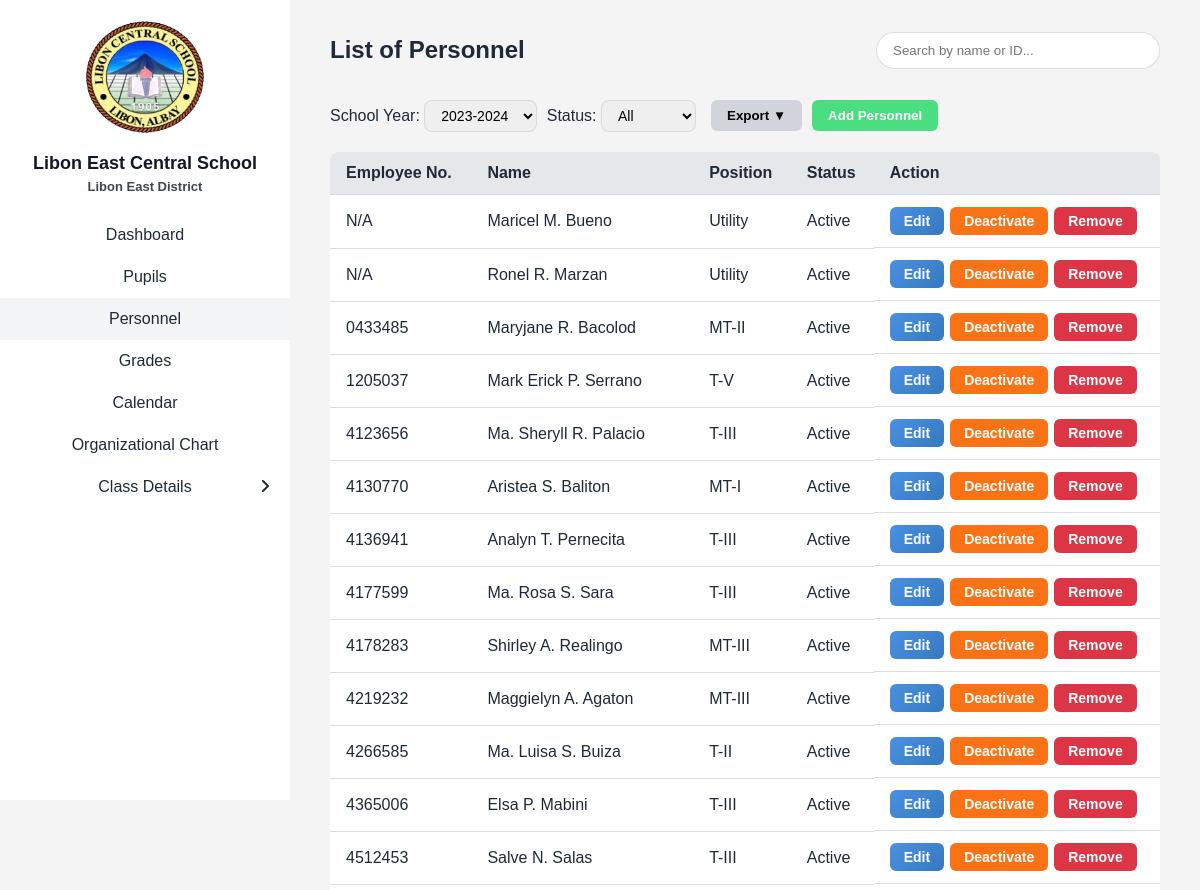
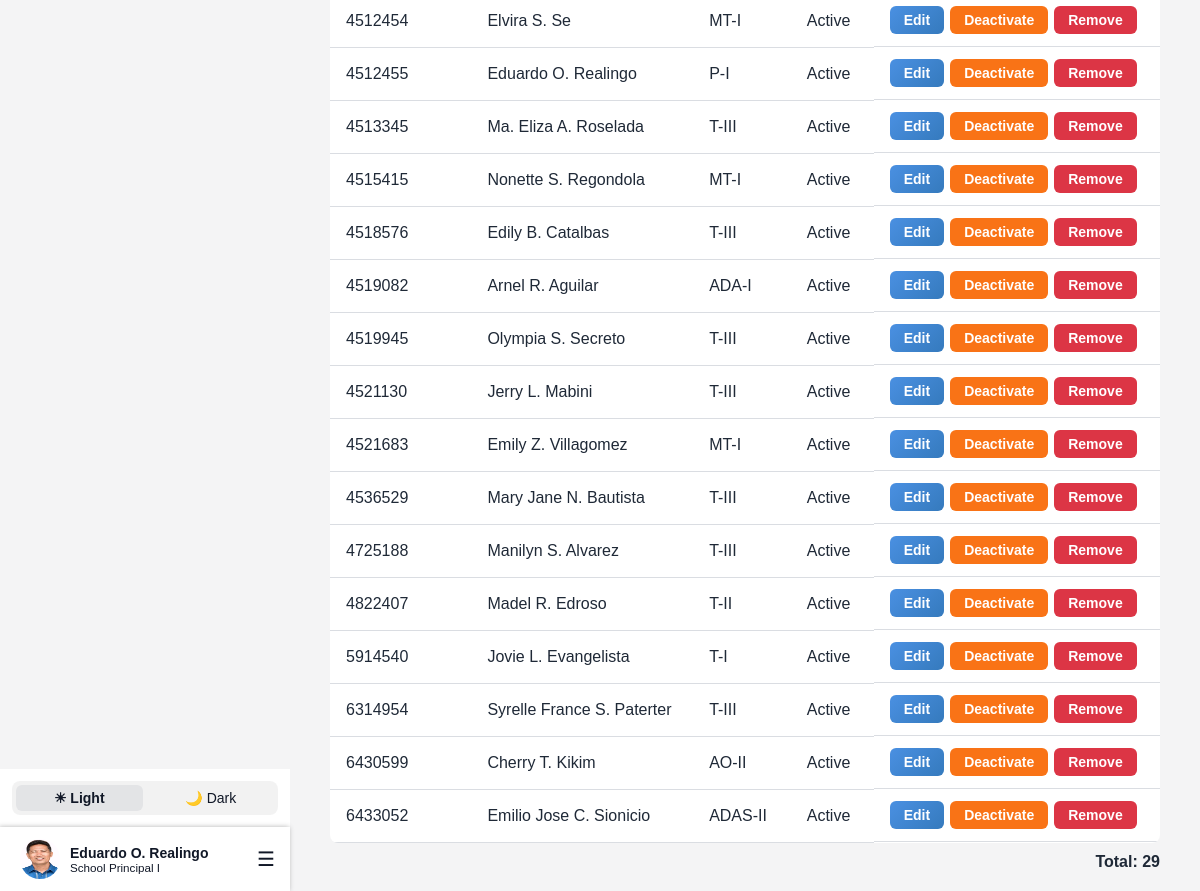
The page /Landing/Login/Page/adminTeachers.php?sy=13 (signed in) on the database its author committed (2 pictures, top to bottom).
### tables this page shows
CREATE TABLE `teachers` (
  `teacher_id` int(11) NOT NULL,
  `first_name` varchar(100) DEFAULT NULL,
  `middle_name` varchar(100) DEFAULT NULL,
  `last_name` varchar(100) DEFAULT NULL,
  `employee_no` varchar(20) DEFAULT NULL,
  `email` varchar(100) DEFAULT NULL,
  `password` varchar(255) DEFAULT NULL,
  `gender` enum('Male','Female','Other') DEFAULT NULL,
  `birthdate` date DEFAULT NULL,
  `age` int(11) DEFAULT NULL,
  `contact_no` varchar(20) DEFAULT NULL,
  `house_no_street` varchar(255) DEFAULT NULL,
  `barangay` varchar(255) DEFAULT NULL,
  `municipality` varchar(255) DEFAULT NULL,
  `province` varchar(255) DEFAULT NULL,
  `position` varchar(255) NOT NULL,
  `image` varchar(255) NOT NULL DEFAULT 'teacher.png',
  `user_type` char(1) NOT NULL DEFAULT 't' COMMENT 'a - admin\r\nt- teacher\r\nn- non-teaching',
  `user_status` char(1) NOT NULL DEFAULT 'a' COMMENT 'a - active\r\ni - inactive',
  `created_at` datetime DEFAULT current_timestamp(),
  `updated_at` datetime DEFAULT current_timestamp() ON UPDATE current_timestamp(),
  `created_by` int(11) DEFAULT NULL,
  `updated_by` int(11) DEFAULT NULL
);

### Landing/Login/Page/adminTeachers.php (the view, shortened to what this page needs)
<?php
include 'lecs_db.php';
function format_position_short($position) {
    if (preg_match('/(Master Teachers|Master Teacher|Teachers|Teacher|Principal|Administrative Officer|Administrative Assistant|Administrative Aide) (\d+)/i', $position, $matches)) {
        $prefix = $matches[1];
        $number = $matches[2];
        if (strcasecmp($prefix, 'Administrative Assistant') === 0) {
            return 'ADAS-' . numToRoman($number);
        } elseif (strcasecmp($prefix, 'Administrative Aide') === 0) {
            return 'ADA-' . numToRoman($number);
        }
        $words = explode(' ', $prefix);
        $initials = '';
        foreach ($words as $word) {
            $initials .= strtoupper(substr($word, 0, 1));
        }
        return $initials . '-' . numToRoman($number);
    }
    return $position;
}
function numToRoman($num) {
    $map = ['1' => 'I', '2' => 'II', '3' => 'III', '4' => 'IV', '5' => 'V', '6' => 'VI'];
    return isset($map[$num]) ? $map[$num] : $num;
}
$search = isset($_GET['search']) ? trim($_GET['search']) : '';
$sy_id = isset($_GET['sy']) ? intval($_GET['sy']) : 0;
$status_filter = isset($_GET['status']) ? $_GET['status'] : 'all';
$sy_start = $sy_end = null;
if ($sy_id > 0) {
    $stmt_sy = $conn->prepare("SELECT start_date, end_date FROM school_years WHERE sy_id = ?");
    $stmt_sy->bind_param("i", $sy_id);
    $stmt_sy->execute();
    $sy_res = $stmt_sy->get_result();
    if ($sy_row = $sy_res->fetch_assoc()) {
        $sy_start = $sy_row['start_date'];
        $sy_end = $sy_row['end_date'];
    }
}
$where = "WHERE 1";
$params = [];
$types = "";
if ($sy_id > 0) {
    $where .= " AND EXISTS (SELECT 1 FROM teacher_positions tp WHERE tp.teacher_id = t.teacher_id AND tp.start_date <= ? AND (tp.end_date >= ? OR tp.end_date IS NULL))";
    $params[] = $sy_end;
    $params[] = $sy_start;
    $types .= "ss";
}
$sql = "SELECT t.teacher_id, t.first_name, t.middle_name, t.last_name, t.employee_no, t.position, t.user_status
        FROM teachers t
        $where
        ORDER BY CAST(t.employee_no AS UNSIGNED) ASC";
if (!empty($types)) {
    $stmt = $conn->prepare($sql);
    $stmt->bind_param($types, ...$params);
    $stmt->execute();
    $result = $stmt->get_result();
} else {
    $result = $conn->query($sql);
}
?>
<!DOCTYPE html>
<html lang="en">
<head>
  <link href="css/sidebar.css" rel="stylesheet">
  <link href="css/adminTeachers.css" rel="stylesheet">
</head>
<body>
  <div class="container">
    <?php include 'sidebar.php'; ?>
    <div class="main-content">
      <div class="header">
        <h1>List of Personnel</h1>
        <form method="GET" style="margin:0;">
          <input type="text" name="search" placeholder="Search by name or ID..." value="<?php echo htmlspecialchars($search); ?>">
        </form>
      </div>
      <div class="header-buttons">
        <form method="GET" class="filters" style="display:inline-block;">
         <label>School Year:
          <select name="sy" onchange="this.form.submit()">
            <?php
            $sy_result = $conn->query("SELECT sy_id, school_year FROM school_years ORDER BY school_year DESC");
            while($sy_row = $sy_result->fetch_assoc()){
                $selected = ($sy_id == $sy_row['sy_id']) ? 'selected' : '';
                echo "<option value='{$sy_row['sy_id']}' $selected>{$sy_row['school_year']}</option>";
            }
            ?>
          </select>
          </label>
          <label>Status:
          <select name="status" onchange="this.form.submit()">
            <option value="all" <?php if($status_filter=='all') echo 'selected'; ?>>All</option>
          </select>
        </label>
        </form>
        <div class="export-dropdown">
          <button type="button" class="export-btn" onclick="toggleDropdown()">Export ▼</button>
        </div>
        <a href="add_teacher.php"><button type="button" class="add-btn">Add Personnel</button></a>
      </div>
      <table>
        <thead>
          <tr>
            <th>Employee No.</th>
            <th>Name</th>
            <th>Position</th>
            <th>Status</th>
            <th>Action</th>
          </tr>
        </thead>
        <tbody>
          <?php
          if ($result && $result->num_rows > 0) {
              while ($row = $result->fetch_assoc()) {
                  $status = ($row['user_status'] == 'a') ? "Active" : "Inactive";
                  $middle_initial = !empty($row['middle_name']) ? substr($row['middle_name'], 0, 1) . '.' : '';
                  $full_name = trim($row['first_name'] . ' ' . $middle_initial . ' ' . $row['last_name']);
                  ?>
                  <tr>
                    <td><?php echo htmlspecialchars($row['employee_no']); ?></td>
                    <td><?php echo htmlspecialchars($full_name); ?></td>
                    <td><?php echo htmlspecialchars(format_position_short($row['position'])); ?></td>
                    <td><?php echo htmlspecialchars($status); ?></td>
                    <td class="action-cell">
                      <a href="edit_teacher.php?id=<?php echo $row['teacher_id']; ?>" class="btn edit-btn">Edit</a>
                      <form method="POST" style="display:inline;">
                        <button type="submit" name="action" value="status_toggle"
                                class="btn status-btn <?php echo ($status == 'Active') ? 'deactivate' : 'activate'; ?>">
                            <?php echo ($status == "Active") ? "Deactivate" : "Activate"; ?>
                        </button>
                      </form>
                      <button type="button" class="btn delete-btn"
                              onclick="openDeleteModal(<?php echo $row['teacher_id']; ?>, '<?php echo addslashes($full_name); ?>')">
                          Remove
                      </button>
                    </td>
                  </tr>
                  <?php
              }
          } else {
              echo "<tr><td colspan='5' style='text-align:center;'>No personnel found</td></tr>";
          }
          ?>
        </tbody>
      </table>
      <div class="total-count">
        Total: <?php echo $result ? $result->num_rows : 0; ?>
      </div>
    </div>
  </div>
</body>
</html>

### Landing/Login/Page/sidebar.php (shortened to what this page needs)
<?php
include 'lecs_db.php';
$current_page = basename($_SERVER['PHP_SELF']);
$classInfoPages = ['adminGradeLevel.php', 'adminSections.php', 'adminSubjects.php', 'adminSchoolYear.php', 'adminSectionName.php', 'adminOrganizationalChart'];
$isClassInfoActive = in_array($current_page, $classInfoPages);
if (!function_exists('arabic_to_roman')) {
    function arabic_to_roman($num) {
        $roman_numerals = [
            1000 => 'M', 900 => 'CM', 500 => 'D', 400 => 'CD',
            100 => 'C', 90 => 'XC', 50 => 'L', 40 => 'XL',
            10 => 'X', 9 => 'IX', 5 => 'V', 4 => 'IV', 1 => 'I'
        ];
        $roman = '';
        foreach ($roman_numerals as $value => $symbol) {
            while ($num >= $value) {
                $roman .= $symbol;
                $num -= $value;
            }
        }
        return $roman;
    }
}
if (!function_exists('format_position')) {
    function format_position($pos) {
        $is_principal = stripos($pos, 'principal') !== false;
        if (preg_match('/(.*) (\d+)$/', $pos, $matches)) {
            $base = $matches[1];
            $num = intval($matches[2]);
            $roman = arabic_to_roman($num);
            $new_pos = $base . ' ' . $roman;
        } else {
            $new_pos = $pos;
        }
        if ($is_principal) {
            $new_pos = 'School ' . $new_pos;
        }
        return $new_pos;
    }
}
$admin_id = isset($_SESSION['teacher_id']) ? intval($_SESSION['teacher_id']) : 0;
$adminData = [
    'first_name' => 'Admin',
    'middle_name' => '',
    'last_name' => 'User',
    'position' => 'Administrator',
    'image' => 'teacher.png'
];
if ($admin_id > 0 && $_SESSION['user_type'] === 'a') {
    $stmt = $conn->prepare("SELECT first_name, middle_name, last_name, position, image FROM teachers WHERE teacher_id = ?");
    $stmt->bind_param("i", $admin_id);
    $stmt->execute();
    $res = $stmt->get_result();
    if ($res && $res->num_rows > 0) {
        $adminData = $res->fetch_assoc();
    }
}
$middle_initial = !empty($adminData['middle_name']) ? substr($adminData['middle_name'], 0, 1) . '.' : '';
$full_name = trim($adminData['first_name'] . ' ' . $middle_initial . ' ' . $adminData['last_name']);
?>
<link rel="stylesheet" href="css/all.min.css">
<link rel="stylesheet" href="css/sidebar.css">
<div class="sidebar">
    <div class="sidebar-top">
        <img class="logo" src="images/lecs-logo no bg.png" alt="School Logo">
        <h2>Libon East Central School</h2>
        <small class="east">Libon East District</small>
        <div class="nav-links">
            <a href="adminDashboard.php" class="<?= ($current_page == 'adminDashboard.php') ? 'active' : '' ?>">Dashboard</a>
            <a href="adminPupils.php" class="<?= ($current_page == 'adminPupils.php' || $current_page == 'add_pupil.php' || $current_page == 'adminPupilsProfile.php') ? 'active' : '' ?>">Pupils</a>
            <a href="adminTeachers.php" class="<?= ($current_page == 'adminTeachers.php' || $current_page == 'add_teacher.php' || $current_page == 'edit_teacher.php') ? 'active' : '' ?>">Personnel</a>
            <a href="adminGrades.php" class="<?= ($current_page == 'adminGrades.php' || $current_page == 'adminViewGrades.php') ? 'active' : '' ?>">Grades</a>
            <a href="adminEventCalendar.php" class="<?= ($current_page == 'adminEventCalendar.php') ? 'active' : '' ?>">Calendar</a>
            <a href="adminOrganizationalChart.php" class="<?= ($current_page == 'adminOrganizationalChart.php') ? 'active' : '' ?>">Organizational Chart</a>
            <a href="#" id="classInfoLink" class="class-info <?= $isClassInfoActive ? 'active' : '' ?>">
                <span>Class Details</span>
                <i id="classInfoIcon" class="fa-solid <?= $isClassInfoActive ? 'fa-angle-down' : 'fa-angle-right' ?>"></i>
            </a>
        </div>
    </div>
    <div class="sidebar-bottom">
        <div class="toggle-mode">
            <button class="toggle-btn light-mode" onclick="setMode('light')">☀ Light</button>
            <button class="toggle-btn dark-mode" onclick="setMode('dark')">🌙 Dark</button>
        </div>
        <div class="profile-menu">
            <div class="profile">
                <img src="Uploads/teachers/<?= htmlspecialchars($adminData['image']) ?>" alt="Profile Picture">
                <div class="profile-info">
                    <strong><?= htmlspecialchars($full_name) ?></strong>
                    <small><?= htmlspecialchars(format_position($adminData['position'])) ?></small>
                </div>
            </div>
            <div class="burger" role="button" aria-label="Open menu" tabindex="0">&#9776;</div>
        </div>
    </div>
</div>

### Landing/Login/Page/css/sidebar.css (style rules this page uses)
:root { --sidebar-light: #FFFFFF; --sidebar-dark: #334155; --active-light: #F3F4F6; --hover-light: #f3f4f69c; --hover-dark: #1E293B; --light-hover-dark: #1e293ba2; --border: #E5E7EB; }
:root.light { --background-color: #f4f4f5; --text-color: #1f2937; }
.sidebar { width: 290px; height: 100vh; position: fixed; top: 0; left: 0; display: flex; flex-direction: column; transition: background 0.3s; }
:root.light .sidebar { background: var(--sidebar-light); color: #111827; }
.sidebar-top { flex: 1; overflow-y: auto; padding: 20px 0; padding-bottom: 140px; text-align: center; }
.sidebar-top { scrollbar-width: thin; scrollbar-color: rgba(100, 116, 139, 0.2) transparent; }
.logo { width: 120px; margin-bottom: 10px; }
.sidebar h2 { font-size: 18px; margin: 5px 20px; }
.east { display: block; font-size: 13px; font-weight: bold; opacity: 0.8; }
.nav-links { margin-top: 20px; }
.nav-links a { display: block; padding: 12px 20px; text-decoration: none; font-weight: 500; transition: background 0.2s; }
:root.light .nav-links a { color: #1F2937; }
.nav-links .active { background: var(--active-light); }
.class-info { display: flex; justify-content: center; align-items: center; position: relative; }
.class-info span { flex: 1; text-align: center; }
.class-info i { position: absolute; right: 20px; }
.sidebar-bottom { position: fixed; bottom: 0; left: 0; width: 290px; background: inherit; z-index: 10; }
.toggle-mode { display: flex; gap: 5px; margin: 12px; background: rgba(0,0,0,0.05); border-radius: 8px; padding: 4px; }
.toggle-btn { flex: 1; padding: 5px 0; border: none; background: transparent; color: inherit; border-radius: 6px; cursor: pointer; font-size: 14px; transition: background 0.2s; }
.toggle-btn.active { background: #e3e4e6; font-weight: bold; }
.profile-menu { display: flex; align-items: center; justify-content: space-between; position: relative; box-shadow: -1px 0 5px 0 rgba(0,0,0,0.30); }
.profile { display: flex; align-items: center; gap: 10px; margin: 0 20px; }
.profile img { width: 40px; height: 40px; border-radius: 50%; }
.profile-info { display: flex; flex-direction: column; font-size: 14px; }
.burger { font-size: 20px; cursor: pointer; margin-top: 20px; margin-bottom: 20px; margin-right: 15px; }

### rows shown on the page
teachers: image (picture), full_name "Eduardo O. Realingo", position "School Principal I", employee_no "4512455", position "P-I", user_status "Active", shows "Deactivate"
teachers: employee_no "N/A", full_name "Maricel M. Bueno", position "Utility", user_status "Active", shows "Deactivate"
teachers: employee_no "N/A", full_name "Ronel R. Marzan", position "Utility", user_status "Active", shows "Deactivate"
teachers: employee_no "0433485", full_name "Maryjane R. Bacolod", position "MT-II", user_status "Active", shows "Deactivate"
teachers: employee_no "1205037", full_name "Mark Erick P. Serrano", position "T-V", user_status "Active", shows "Deactivate"
teachers: employee_no "4123656", full_name "Ma. Sheryll R. Palacio", position "T-III", user_status "Active", shows "Deactivate"
teachers: employee_no "4130770", full_name "Aristea S. Baliton", position "MT-I", user_status "Active", shows "Deactivate"
teachers: employee_no "4136941", full_name "Analyn T. Pernecita", format_position_short($row['position']) "T-III", user_status "Active", shows "Deactivate"
teachers: employee_no "4177599", full_name "Ma. Rosa S. Sara", position "T-III", user_status "Active", shows "Deactivate"
teachers: employee_no "4178283", full_name "Shirley A. Realingo", position "MT-III", user_status "Active", shows "Deactivate"
teachers: employee_no "4219232", full_name "Maggielyn A. Agaton", position "MT-III", user_status "Active", shows "Deactivate"
teachers: employee_no "4266585", full_name "Ma. Luisa S. Buiza", position "T-II", user_status "Active", shows "Deactivate"
teachers: employee_no "4365006", full_name "Elsa P. Mabini", position "T-III", user_status "Active", shows "Deactivate"
teachers: employee_no "4512453", full_name "Salve N. Salas", position "T-III", user_status "Active", shows "Deactivate"
teachers: employee_no "4512454", full_name "Elvira S. Se", position "MT-I", user_status "Active", shows "Deactivate"
teachers: employee_no "4513345", full_name "Ma. Eliza A. Roselada", position "T-III", user_status "Active", shows "Deactivate"
teachers: employee_no "4515415", full_name "Nonette S. Regondola", position "MT-I", user_status "Active", shows "Deactivate"
teachers: employee_no "4518576", full_name "Edily B. Catalbas", position "T-III", user_status "Active", shows "Deactivate"
teachers: employee_no "4519082", full_name "Arnel R. Aguilar", position "ADA-I", user_status "Active", shows "Deactivate"
teachers: employee_no "4519945", full_name "Olympia S. Secreto", position "T-III", user_status "Active", shows "Deactivate"
teachers: employee_no "4521130", full_name "Jerry L. Mabini", position "T-III", user_status "Active", shows "Deactivate"
teachers: employee_no "4521683", full_name "Emily Z. Villagomez", position "MT-I", user_status "Active", shows "Deactivate"
teachers: employee_no "4536529", full_name "Mary Jane N. Bautista", position "T-III", user_status "Active", shows "Deactivate"
teachers: employee_no "4725188", full_name "Manilyn S. Alvarez", position "T-III", user_status "Active", shows "Deactivate"
teachers: employee_no "4822407", full_name "Madel R. Edroso", position "T-II", user_status "Active", shows "Deactivate"
teachers: employee_no "5914540", full_name "Jovie L. Evangelista", position "T-I", user_status "Active", shows "Deactivate"
teachers: employee_no "6314954", full_name "Syrelle France S. Paterter", position "T-III", user_status "Active", shows "Deactivate"
teachers: employee_no "6430599", full_name "Cherry T. Kikim", position "AO-II", user_status "Active", shows "Deactivate"
teachers: employee_no "6433052", full_name "Emilio Jose C. Sionicio", position "ADAS-II", user_status "Active", shows "Deactivate"

### other values the page prints
$result->num_rows "29"
form field sy "2023-2024"
